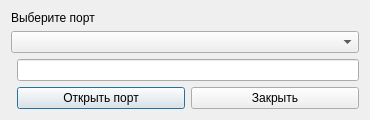
<?xml version="1.0" encoding="UTF-8"?>
<ui version="4.0">
 <class>DialogSelectPort</class>
 <widget class="QDialog" name="DialogSelectPort">
  <property name="geometry">
   <rect>
    <x>0</x>
    <y>0</y>
    <width>370</width>
    <height>120</height>
   </rect>
  </property>
  <property name="windowTitle">
   <string>Выбор порта</string>
  </property>
  <layout class="QFormLayout" name="formLayout">
   <item row="0" column="0" colspan="2">
    <widget class="QLabel" name="label">
     <property name="text">
      <string>Выберите порт</string>
     </property>
    </widget>
   </item>
   <item row="1" column="0" colspan="2">
    <widget class="QComboBox" name="availablePort"/>
   </item>
   <item row="4" column="1">
    <layout class="QHBoxLayout" name="horizontalLayout">
     <item>
      <widget class="QPushButton" name="open">
       <property name="text">
        <string>Открыть порт</string>
       </property>
      </widget>
     </item>
     <item>
      <widget class="QPushButton" name="cancel">
       <property name="text">
        <string>Закрыть</string>
       </property>
      </widget>
     </item>
    </layout>
   </item>
   <item row="2" column="1">
    <widget class="QLineEdit" name="status">
     <property name="readOnly">
      <bool>true</bool>
     </property>
    </widget>
   </item>
  </layout>
 </widget>
 <resources/>
 <connections/>
</ui>
